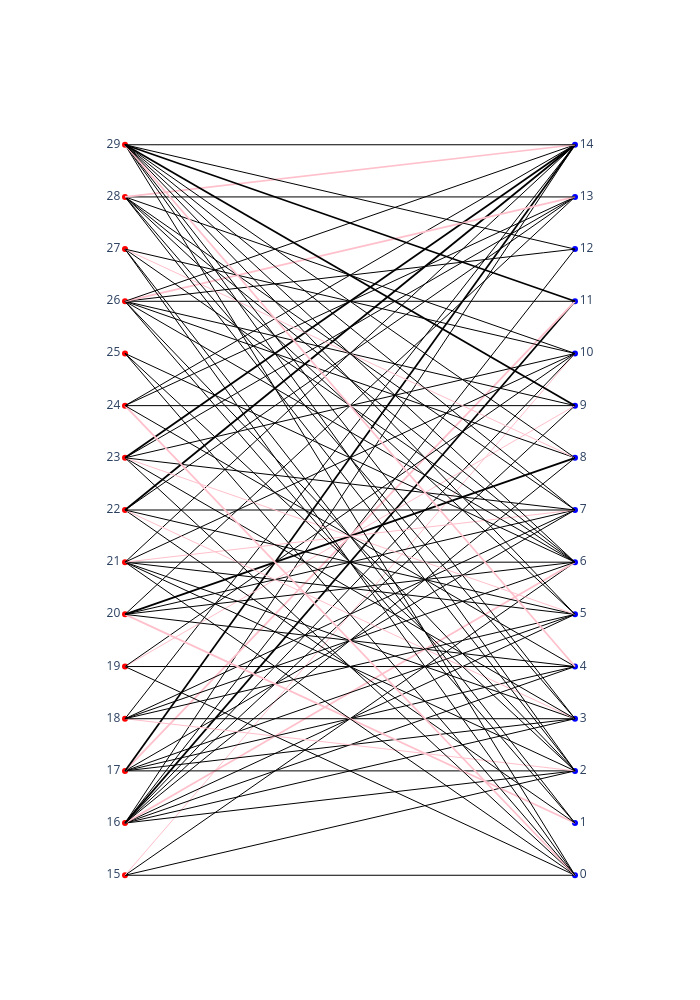

Notebook code cell kept with this figure:
### Markdown cell above
## Task 2
Since you want students to put in a good effort on the project, you want to match students with more overlap in their availability. For two students, define their compatibility score as the number of timeslots they overlap. Your new goal is to find a matching of all the students that maximizes the total compatibility score. Model the problem as a Linear Program, solve it, and extract the matching.

NOTE: If you find that you want to introduce some integrality constraints, try running the linear program without these constraints. It turns out that in the solution to this particular linear program, the integrality constraints are not needed and the optimal solution will in fact be integral anyway...

To submit, upload
1. A screenshot of the output of `linprog` (it's okay if it is truncated)
2. A screenshot of the graph with this matching, again it should be the output of `plot_bipartite` with the matching parameter equal to the matching that you found, and weights=True.
3. Calculate the total weight of this matching and compare it to the matching obtained in Task 1.

Another note: Networkx has some functions that find matchings directly (i.e. without reducing to flow). See [here](https://networkx.org/documentation/stable/reference/algorithms/matching.html). You shouldn't use these function for this exercise since one of the main points of this exercise is to have you reduce the matching problem to flow/LP. However, it's good to know that these things exist if you ever need to compute a matching in the future.

### Code cell
cs_students_count = len(cs_students)
business_students_count = len(business_students)

c = np.zeros(cs_students_count * business_students_count)
for cs_index, cs_student in enumerate(cs_students): # order is deterministic (list)
    for business_index, business_student in enumerate(business_students): # order is deterministic (list)
        pairing_index = cs_index * len(cs_students) + business_index
        c[pairing_index] = len(business_student.availability & cs_student.availability)

A = np.vstack((
    np.zeros((cs_students_count, (cs_students_count * business_students_count))),
    np.zeros((business_students_count, (cs_students_count * business_students_count)))
))
for cs_student_index in range(cs_students_count): # At most one edge per student (sets up for the last set of matrices)
    for business_index in range(business_students_count):
        A[cs_student_index][cs_student_index * business_students_count + business_index] = 1
for cs_student_index in range(cs_students_count): # At most one edge per student (sets up for the last set of matrices)
    for business_index in range(business_students_count):
        A[cs_students_count + cs_student_index][business_index * business_students_count + cs_student_index] = 1

b = np.ones(cs_students_count + business_students_count)
print(b)

# Optimize
opt_results = linprog(c=-c, A_ub=A, b_ub=b, bounds=(0,None))
print(opt_results)
print(opt_results.x)

# Extract matching
t2_matching = []
for cs_student_index, cs_student in enumerate(cs_students): # At most one edge per student (sets up for the last set of matrices)
    for business_index, business_student in enumerate(business_students):
        index = cs_student_index * business_students_count + business_index
        if opt_results.x[index] == 1:
            t2_matching.append((business_student.student_id, cs_student.student_id))
print(f"Student ID Matches (Optimizing for Overlap):\n\t{"\n\t".join([str(pairing) for pairing in t2_matching])}")

# Calculate weight
t2_total_weight = np.sum(c * opt_results.x)
print(f"Total weight of LP method: {t2_total_weight}")

# Calculate max-flow weight
t1_total_weight = 0
t1_matching_dict = {}
for business_student_id, cs_student_id in t1_matching:
    t1_matching_dict[business_student_id] = cs_student_id
for cs_index, cs_student in enumerate(cs_students): # order is deterministic (list)
    for business_index, business_student in enumerate(business_students): # order is deterministic (list)
        pairing_index = cs_index * cs_students_count + business_index
        if business_student.student_id in t1_matching_dict and t1_matching_dict[business_student.student_id] == cs_student.student_id:
            t1_total_weight = t1_total_weight + len(business_student.availability & cs_student.availability)
print(f"Total weight of Max-flow: {t1_total_weight}")

# Visualize
t2_graph = nx.DiGraph()

business_student_ids = []

for business_student in business_students:
    t2_graph.add_node(business_student.student_id)
    business_student_ids.append(business_student.student_id)

for cs_index, cs_student in enumerate(cs_students): # order is deterministic (list)
    t2_graph.add_node(cs_student.student_id)
    for business_index, business_student in enumerate(business_students): # order is deterministic (list)
        if len(business_student.availability & cs_student.availability) > 0:
            pairing_index = cs_index * cs_students_count + business_index
            t2_graph.add_edge(business_student.student_id, cs_student.student_id, weight=c[pairing_index])

plot_bipartite(t2_graph, left=business_student_ids, matching=t2_matching, weights=True)
